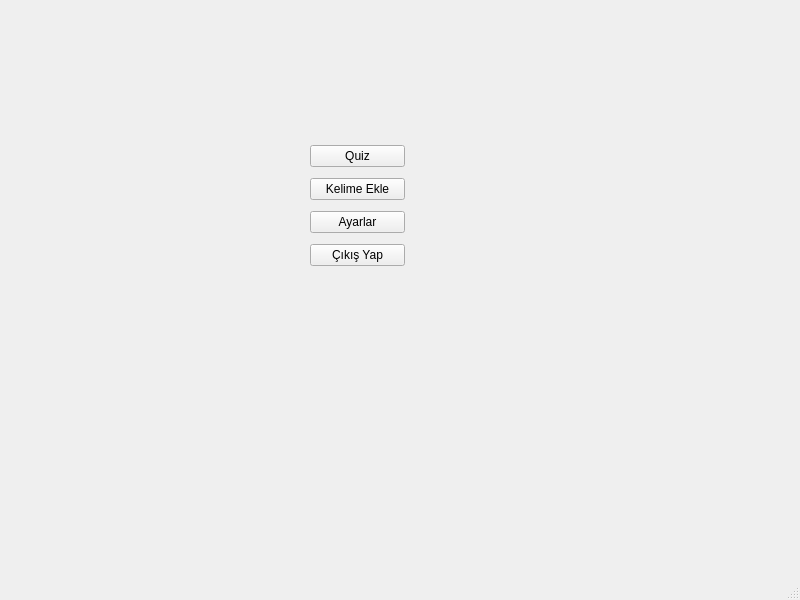
<?xml version="1.0" encoding="UTF-8"?>
<ui version="4.0">
 <class>AnaMenu</class>
 <widget class="QMainWindow" name="AnaMenu">
  <property name="geometry">
   <rect>
    <x>0</x>
    <y>0</y>
    <width>800</width>
    <height>600</height>
   </rect>
  </property>
  <property name="windowTitle">
   <string>Ana Menü</string>
  </property>
  <widget class="QWidget" name="centralwidget">
   <widget class="QWidget" name="">
    <property name="geometry">
     <rect>
      <x>310</x>
      <y>140</y>
      <width>95</width>
      <height>135</height>
     </rect>
    </property>
    <layout class="QVBoxLayout" name="verticalLayout">
     <item>
      <widget class="QPushButton" name="quizBtn">
       <property name="text">
        <string>Quiz</string>
       </property>
      </widget>
     </item>
     <item>
      <widget class="QPushButton" name="keliimeEkleBtn">
       <property name="text">
        <string>Kelime Ekle</string>
       </property>
      </widget>
     </item>
     <item>
      <widget class="QPushButton" name="ayarlarBtn">
       <property name="text">
        <string>Ayarlar</string>
       </property>
      </widget>
     </item>
     <item>
      <widget class="QPushButton" name="cikisBtn">
       <property name="text">
        <string>Çıkış Yap</string>
       </property>
      </widget>
     </item>
    </layout>
   </widget>
  </widget>
  <widget class="QMenuBar" name="menubar">
   <property name="geometry">
    <rect>
     <x>0</x>
     <y>0</y>
     <width>800</width>
     <height>26</height>
    </rect>
   </property>
  </widget>
  <widget class="QStatusBar" name="statusbar"/>
 </widget>
 <resources/>
 <connections/>
</ui>
